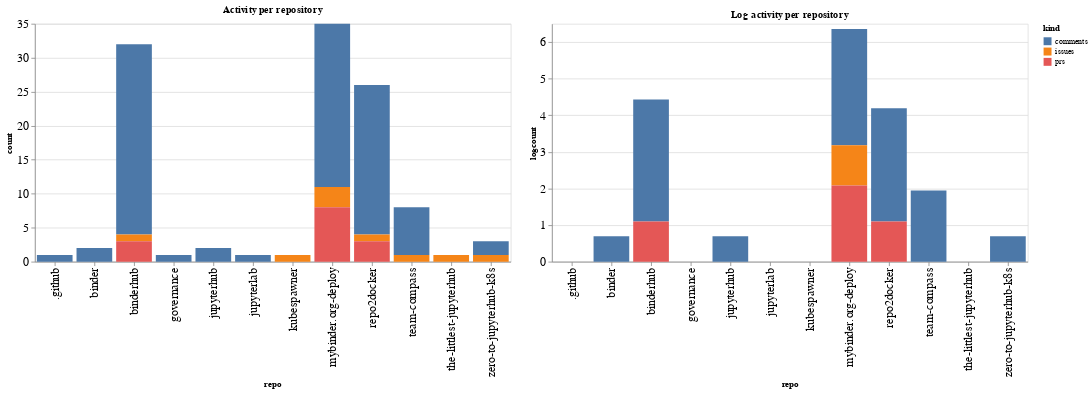

Notebook code cell kept with this figure:
### Code cell
ch1 = alt.Chart(repo_summaries, width=600, title="Activity per repository").mark_bar().encode(
    x='repo',
    y='count',
    color='kind',
    tooltip="kind"
)

ch2 = alt.Chart(repo_summaries, width=600, title="Log activity per repository").mark_bar().encode(
    x='repo',
    y='logcount',
    color='kind',
    tooltip="kind"
)

ch1 | ch2

### Figure 1 — Vega-Lite specification as saved in the notebook (floating-point values rounded to 4 significant figures)
{"config": {"axisLeft": {"labelFontSize": 15}, "axisBottom": {"labelFontSize": 15}}, "hconcat": [{"mark": "bar", "encoding": {"color": {"type": "nominal", "field": "kind"}, "tooltip": {"type": "nominal", "field": "kind"}, "x": {"type": "nominal", "field": "repo"}, "y": {"type": "quantitative", "field": "count"}}, "title": "Activity per repository", "width": 600}, {"mark": "bar", "encoding": {"color": {"type": "nominal", "field": "kind"}, "tooltip": {"type": "nominal", "field": "kind"}, "x": {"type": "nominal", "field": "repo"}, "y": {"type": "quantitative", "field": "logcount"}}, "title": "Log activity per repository", "width": 600}], "data": {"name": "data-ab4b92d27b45711f1ec79ddf4c04655e"}, "$schema": "https://vega.github.io/schema/vega-lite/v4.8.1.json", "datasets": {"data-ab4b92d27b45711f1ec79ddf4c04655e": [{"repo": ".github", "kind": "comments", "count": 1, "logcount": 0.0}, {"repo": "binder", "kind": "comments", "count": 2, "logcount": 0.6931}, {"repo": "binderhub", "kind": "comments", "count": 28, "logcount": 3.332}, {"repo": "binderhub", "kind": "issues", "count": 1, "logcount": 0.0}, {"repo": "binderhub", "kind": "prs", "count": 3, "logcount": 1.099}, {"repo": "governance", "kind": "comments", "count": 1, "logcount": 0.0}, {"repo": "jupyterhub", "kind": "comments", "count": 2, "logcount": 0.6931}, {"repo": "jupyterlab", "kind": "comments", "count": 1, "logcount": 0.0}, {"repo": "kubespawner", "kind": "issues", "count": 1, "logcount": 0.0}, {"repo": "mybinder.org-deploy", "kind": "comments", "count": 24, "logcount": 3.178}, {"repo": "mybinder.org-deploy", "kind": "issues", "count": 3, "logcount": 1.099}, {"repo": "mybinder.org-deploy", "kind": "prs", "count": 8, "logcount": 2.079}, {"repo": "repo2docker", "kind": "comments", "count": 22, "logcount": 3.091}, {"repo": "repo2docker", "kind": "issues", "count": 1, "logcount": 0.0}, {"repo": "repo2docker", "kind": "prs", "count": 3, "logcount": 1.099}, {"repo": "team-compass", "kind": "comments", "count": 7, "logcount": 1.946}, {"repo": "team-compass", "kind": "issues", "count": 1, "logcount": 0.0}, {"repo": "the-littlest-jupyterhub", "kind": "issues", "count": 1, "logcount": 0.0}, {"repo": "zero-to-jupyterhub-k8s", "kind": "comments", "count": 2, "logcount": 0.6931}, {"repo": "zero-to-jupyterhub-k8s", "kind": "issues", "count": 1, "logcount": 0.0}]}}
